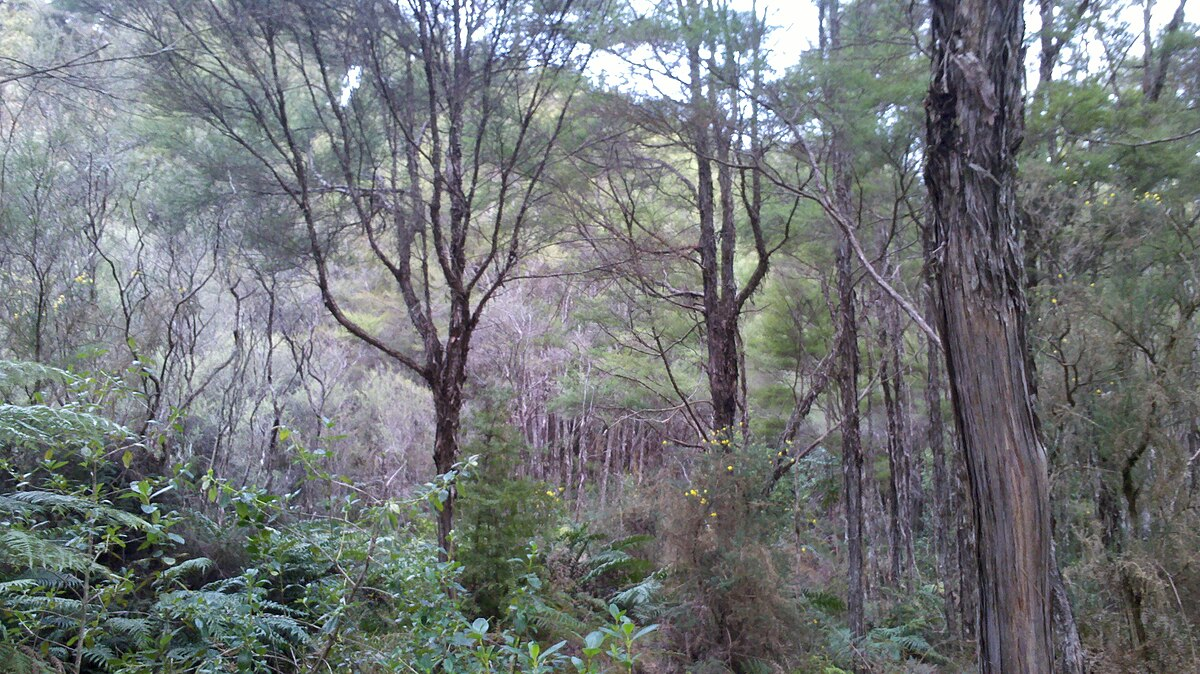
#> input picture Team_members/from_fatma_khamis/new_zealand.jpg, 1200 x 674 px
$ jupyter execute color_enhancement.ipynb
#> lines starting #> are read from the running program, lines starting #| are printed output that depends on the picture
[cell 1]
import numpy as np
import cv2
import matplotlib.pyplot as plt

[cell 2]
image = cv2.imread("new_zealand.jpg")
#> image is the input picture: shape (674, 1200, 3); mean B, G, R 120.6, 118.8, 114.5
image.shape
#> Out = (674, 1200, 3)

Contrast Enhancement

[cell 3]
hsv_image = cv2.cvtColor(image, cv2.COLOR_BGR2HSV)
#> hsv_image: shape (674, 1200, 3); mean H, S, V 92.9, 34.2, 125.9

[cell 4]
hsv_image[:, :, 2] = cv2.equalizeHist(hsv_image[:, :, 2])
#> hsv_image: shape (674, 1200, 3); mean H, S, V 92.9, 34.2, 128.3
contrast_enhanced_image = cv2.cvtColor(hsv_image, cv2.COLOR_HSV2BGR)
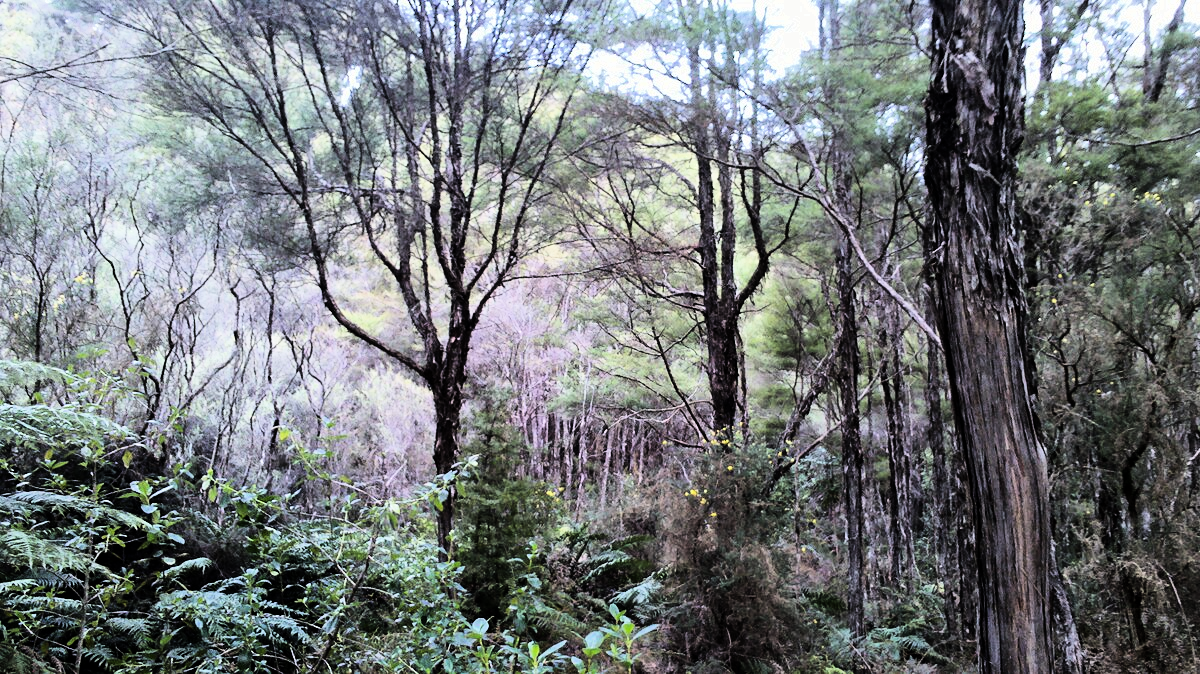
#> contrast_enhanced_image: shape (674, 1200, 3); mean B, G, R 123.2, 121.1, 116.3

Saturation Enhancement

[cell 5]
hsv_image[:, :, 1] = np.clip(hsv_image[:, :, 1] * 1.5, 0, 255)
#> hsv_image: shape (674, 1200, 3); mean H, S, V 92.9, 50.9, 128.3
saturation_enhanced_image = cv2.cvtColor(hsv_image, cv2.COLOR_HSV2BGR)
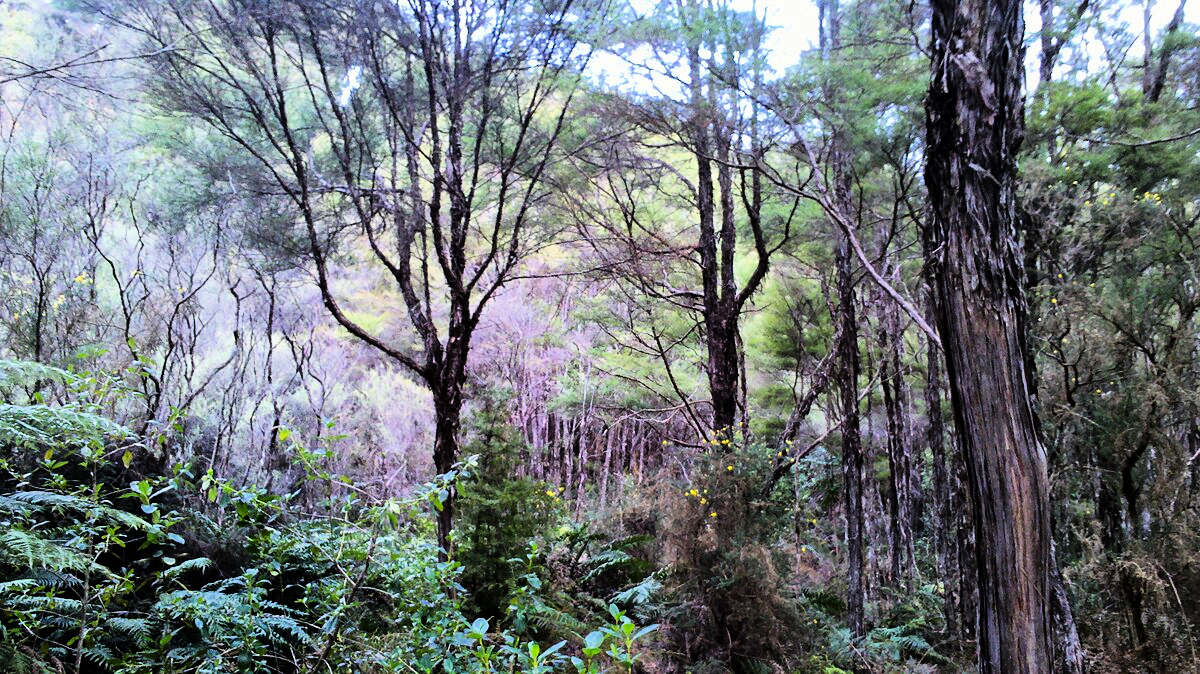
#> saturation_enhanced_image: shape (674, 1200, 3); mean B, G, R 120.8, 117.7, 110.5

[cell 6]
plt.figure(figsize=(12, 6))

plt.subplot(1, 3, 1)
plt.imshow(cv2.cvtColor(image, cv2.COLOR_BGR2RGB))
plt.title('Original Image')
plt.axis('off')

plt.subplot(1, 3, 2)
plt.imshow(cv2.cvtColor(contrast_enhanced_image, cv2.COLOR_BGR2RGB))
plt.title('Contrast Enhanced')
plt.axis('off')

plt.subplot(1, 3, 3)
plt.imshow(cv2.cvtColor(saturation_enhanced_image, cv2.COLOR_BGR2RGB))
plt.title('Saturation Enhanced')
plt.axis('off')

plt.tight_layout()
plt.show()
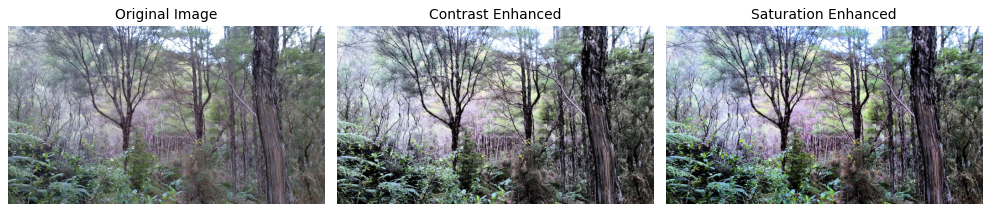
#> figure drawn by matplotlib, 3 panels

$ run again, with Team_members/from_fatma_khamis/Carettochelyidae.jpg copied over Team_members/from_fatma_khamis/new_zealand.jpg
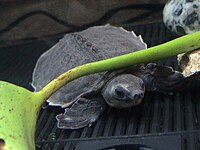
#> input picture Team_members/from_fatma_khamis/Carettochelyidae.jpg, 200 x 150 px
#> image is the input picture: shape (150, 200, 3); mean B, G, R 65.6, 76.2, 69.4
#> `saturation_enhanced_image = cv2.cvtColor(hsv_image, cv2.COLOR_HSV2BGR)`:
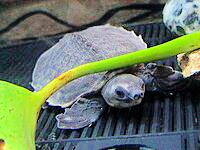
#> saturation_enhanced_image: shape (150, 200, 3); mean B, G, R 98.7, 117, 102.3
#> `plt.show()`:
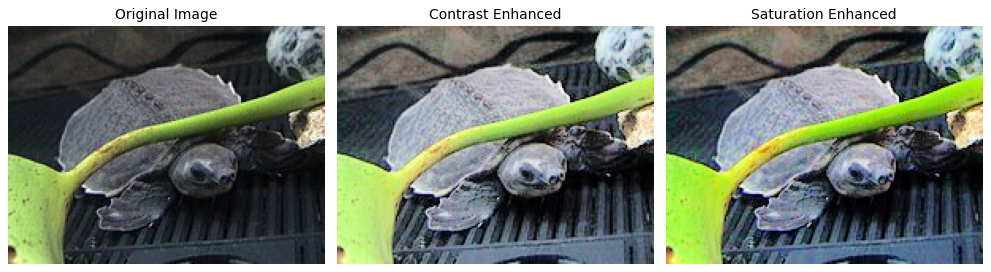
#> figure drawn by matplotlib, 3 panels

$ run again, with Team_members/from_fatma_khamis/sharpened_image.png saved as Team_members/from_fatma_khamis/new_zealand.jpg
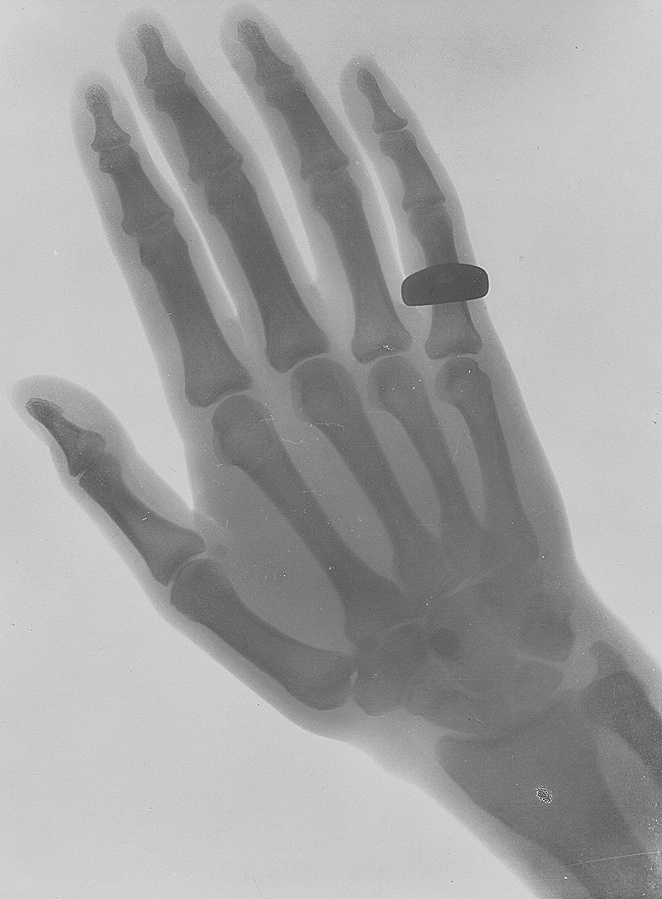
#> input picture Team_members/from_fatma_khamis/sharpened_image.png, 662 x 899 px
#> image is the input picture: shape (899, 662, 3); min 17, max 255, mean 163.6
#> `contrast_enhanced_image = cv2.cvtColor(hsv_image, cv2.COLOR_HSV2BGR)`:
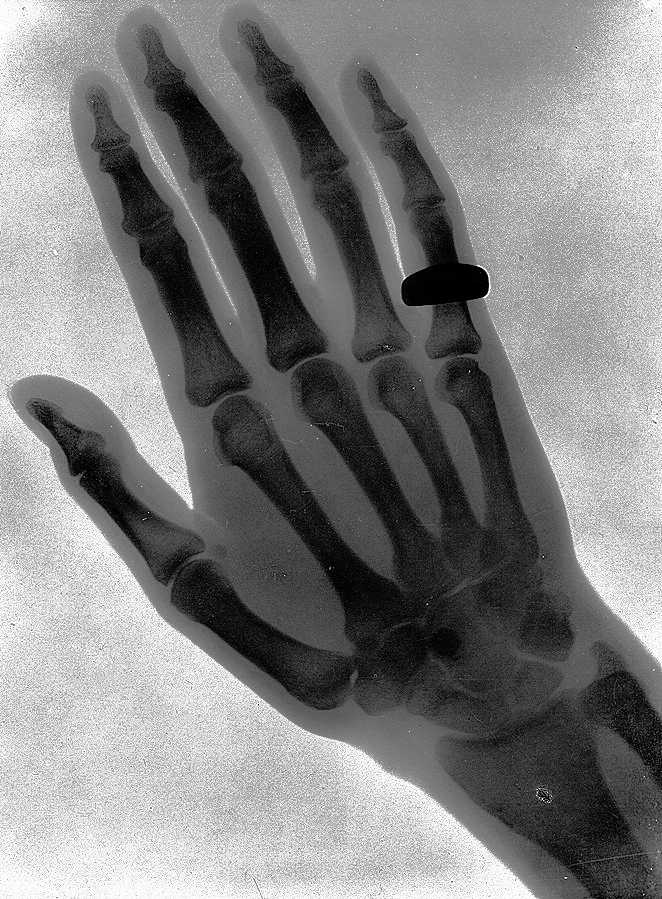
#> contrast_enhanced_image: shape (899, 662, 3); min 0, max 255, mean 129.7
#> `plt.show()`:
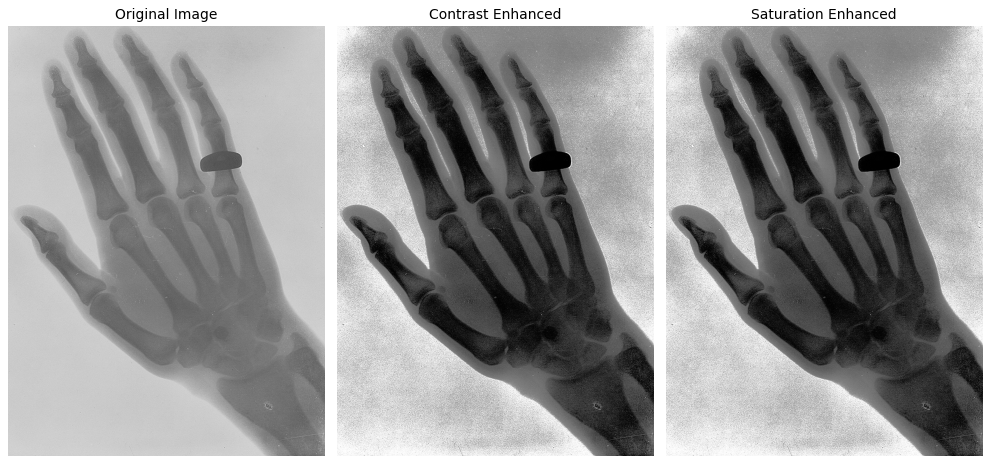
#> figure drawn by matplotlib, 3 panels
